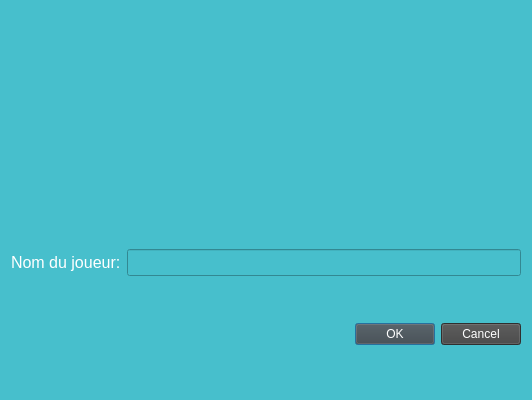
<?xml version="1.0" encoding="UTF-8"?>
<ui version="4.0">
 <class>Dialog</class>
 <widget class="QDialog" name="Dialog">
  <property name="geometry">
   <rect>
    <x>0</x>
    <y>0</y>
    <width>532</width>
    <height>400</height>
   </rect>
  </property>
  <property name="windowTitle">
   <string>Dialog</string>
  </property>
  <property name="styleSheet">
   <string notr="true">color: rgb(255, 255, 255);
background-color: rgb(71, 191, 204);</string>
  </property>
  <layout class="QVBoxLayout" name="verticalLayout">
   <item>
    <widget class="QLabel" name="image">
     <property name="minimumSize">
      <size>
       <width>200</width>
       <height>0</height>
      </size>
     </property>
     <property name="maximumSize">
      <size>
       <width>1000</width>
       <height>150</height>
      </size>
     </property>
     <property name="baseSize">
      <size>
       <width>0</width>
       <height>0</height>
      </size>
     </property>
     <property name="mouseTracking">
      <bool>false</bool>
     </property>
     <property name="autoFillBackground">
      <bool>false</bool>
     </property>
     <property name="frameShape">
      <enum>QFrame::NoFrame</enum>
     </property>
     <property name="frameShadow">
      <enum>QFrame::Plain</enum>
     </property>
     <property name="text">
      <string/>
     </property>
     <property name="textFormat">
      <enum>Qt::AutoText</enum>
     </property>
     <property name="pixmap">
      <pixmap>bon-usage-reseaux-sociaux-communication-financiere-F.jpg</pixmap>
     </property>
     <property name="scaledContents">
      <bool>true</bool>
     </property>
     <property name="alignment">
      <set>Qt::AlignCenter</set>
     </property>
     <property name="wordWrap">
      <bool>false</bool>
     </property>
     <property name="textInteractionFlags">
      <set>Qt::NoTextInteraction</set>
     </property>
    </widget>
   </item>
   <item>
    <layout class="QHBoxLayout" name="horizontalLayout">
     <item>
      <widget class="QLabel" name="label">
       <property name="font">
        <font>
         <pointsize>12</pointsize>
        </font>
       </property>
       <property name="text">
        <string>Nom du joueur:</string>
       </property>
      </widget>
     </item>
     <item>
      <widget class="QLineEdit" name="nom_joueur">
       <property name="font">
        <font>
         <pointsize>12</pointsize>
        </font>
       </property>
      </widget>
     </item>
    </layout>
   </item>
   <item>
    <widget class="QDialogButtonBox" name="buttonBox">
     <property name="styleSheet">
      <string notr="true">background-color: rgb(66, 66, 66);</string>
     </property>
     <property name="orientation">
      <enum>Qt::Horizontal</enum>
     </property>
     <property name="standardButtons">
      <set>QDialogButtonBox::Cancel|QDialogButtonBox::Ok</set>
     </property>
    </widget>
   </item>
  </layout>
 </widget>
 <resources/>
 <connections>
  <connection>
   <sender>buttonBox</sender>
   <signal>accepted()</signal>
   <receiver>Dialog</receiver>
   <slot>accept()</slot>
   <hints>
    <hint type="sourcelabel">
     <x>248</x>
     <y>254</y>
    </hint>
    <hint type="destinationlabel">
     <x>157</x>
     <y>274</y>
    </hint>
   </hints>
  </connection>
  <connection>
   <sender>buttonBox</sender>
   <signal>rejected()</signal>
   <receiver>Dialog</receiver>
   <slot>reject()</slot>
   <hints>
    <hint type="sourcelabel">
     <x>316</x>
     <y>260</y>
    </hint>
    <hint type="destinationlabel">
     <x>286</x>
     <y>274</y>
    </hint>
   </hints>
  </connection>
 </connections>
</ui>
